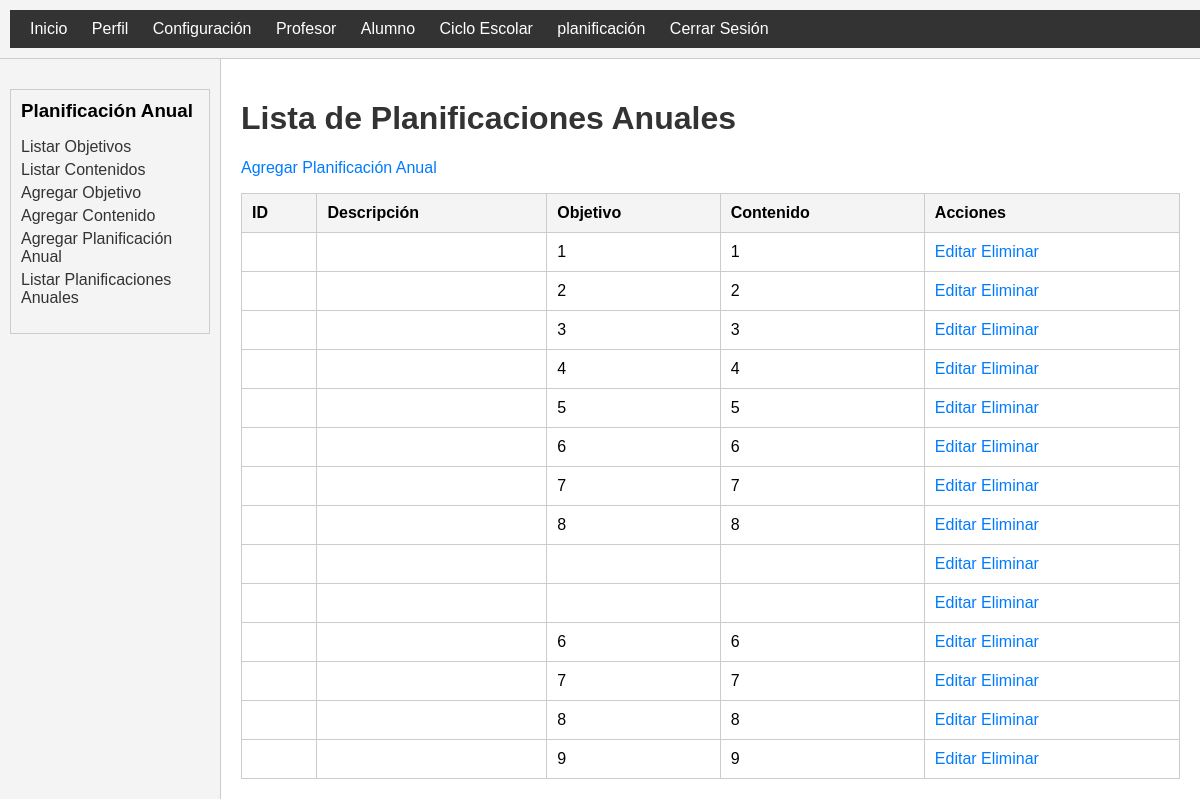
Screenshot of /views/formulario_planificacion.php (signed in) with the database file from the repository.
### tables this page shows
CREATE TABLE `planificacion_anual` (
  `id_planificacion_anual` int(11) NOT NULL,
  `id_ciclo` int(11) DEFAULT NULL,
  `id_materia` int(11) DEFAULT NULL,
  `id_profesor` int(11) DEFAULT NULL,
  `id_objetivo` int(11) DEFAULT NULL,
  `id_contenido` int(11) DEFAULT NULL
);

### views/formulario_planificacion.php (the view, shortened to what this page needs)
<?php
$db = new Database();
$conn = $db->getConnection();
$query = $conn->prepare("SELECT * FROM planificacion_anual");
$query->execute();
$planificaciones = $query->fetchAll(PDO::FETCH_ASSOC);
?>
<!DOCTYPE html>
<html lang="es">
<head>
</head>
<body>
    <div class="menu-container">
        <?php include('menu.php'); ?>
    </div>
    <div class="sub-menu-container">
        <div class="left-menu">
            <?php include('menu_planificacion_anual.php'); ?>
        </div>
        <div class="list-container">
            <h1>Lista de Planificaciones Anuales</h1>
            <p><a href="formulario_planificacion.php">Agregar Planificación Anual</a></p>
            <table>
                <tr>
                    <th>ID</th>
                    <th>Descripción</th>
                    <th>Objetivo</th>
                    <th>Contenido</th>
                    <th>Acciones</th>
                </tr>
                <?php foreach ($planificaciones as $planificacion): ?>
                <tr>
                    <td><?= $planificacion['id_planificacion']; ?></td>
                    <td><?= htmlspecialchars($planificacion['descripcion']); ?></td>
                    <td><?= htmlspecialchars($planificacion['id_objetivo']); ?></td>
                    <td><?= htmlspecialchars($planificacion['id_contenido']); ?></td>
                    <td>
                        <a href="editar_planificacion.php?id=<?= $planificacion['id_planificacion']; ?>">Editar</a>
                        <a href="eliminar_planificacion.php?id=<?= $planificacion['id_planificacion']; ?>">Eliminar</a>
                    </td>
                </tr>
                <?php endforeach; ?>
            </table>
        </div>
    </div>
</body>
</html>

### views/formulario_planificacion.php (style rules this page uses)
body { font-family: Arial, sans-serif; margin: 0; display: flex; flex-direction: column; }
.menu-container { width: 100%; background-color: #f4f4f4; padding: 10px; border-bottom: 1px solid #ccc; }
.sub-menu-container { display: flex; }
.left-menu { width: 200px; background-color: #f4f4f4; padding: 10px; border-right: 1px solid #ccc; }
.list-container { flex: 1; padding: 20px; }
h1 { color: #333; }
table { width: 100%; border-collapse: collapse; }
th, td { border: 1px solid #ccc; padding: 10px; text-align: left; }
th { background-color: #f4f4f4; }
a { text-decoration: none; color: #007bff; }

### views/menu.php (style rules this page uses)
body { font-family: Arial, sans-serif; }

### rows the page displays
planificacion_anual: id_objetivo "1", id_contenido "1"
planificacion_anual: id_objetivo "2", id_contenido "2"
planificacion_anual: id_objetivo "3", id_contenido "3"
planificacion_anual: id_objetivo "4", id_contenido "4"
planificacion_anual: id_objetivo "5", id_contenido "5"
planificacion_anual: id_objetivo "6", id_contenido "6"
planificacion_anual: id_objetivo "7", id_contenido "7"
planificacion_anual: id_objetivo "8", id_contenido "8"
planificacion_anual: id_objetivo "6", id_contenido "6"
planificacion_anual: id_objetivo "7", id_contenido "7"
planificacion_anual: id_objetivo "8", id_contenido "8"
planificacion_anual: id_objetivo "9", id_contenido "9"
